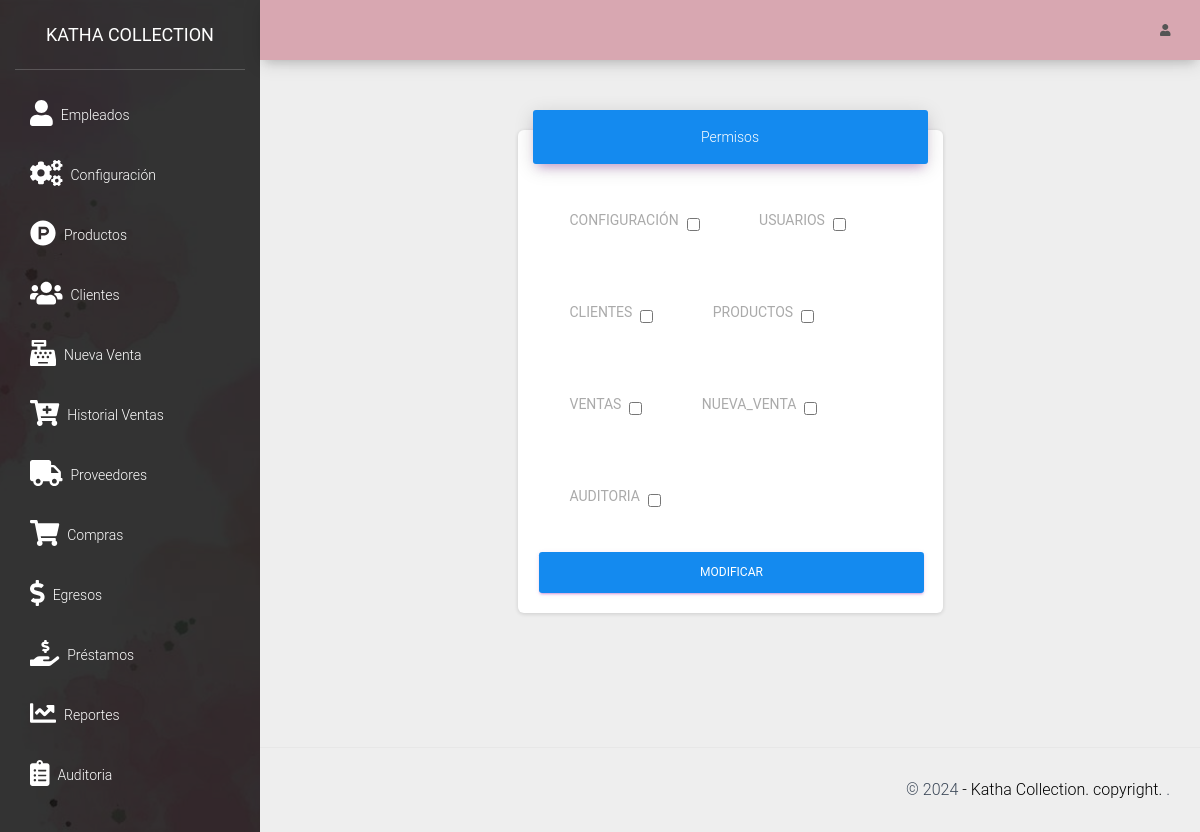
The page /src/rol.php?id=1 (signed in) on the database its author committed.
### tables this page shows
CREATE TABLE `permisos` (
  `id` int(11) NOT NULL,
  `nombre` varchar(30) NOT NULL
);

### src/rol.php (the view, shortened to what this page needs)
<?php
require_once "../conexion.php";
$sqlpermisos = mysqli_query($conexion, "SELECT * FROM permisos");
$datos = array();
include_once "includes/header.php";
?>
<div class="row">
    <div class="col-md-6 mx-auto">
        <div class="card shadow-lg">
            <div class="card-header card-header-primary text-center" style="background: #148aef">
                Permisos
            </div>
            <div class="card-body">
                <form method="post" action="">
                    <?php while ($row = mysqli_fetch_assoc($sqlpermisos)) { ?>
                        <div class="form-check form-check-inline m-4">
                            <label for="permisos" class="p-2 text-uppercase"><?php echo $row['nombre']; ?></label>
                            <input id="permisos" type="checkbox" name="permisos[]" value="<?php echo $row['id']; ?>" <?php
                                                                                                                        if (isset($datos[$row['id']])) {
                                                                                                                            echo "checked";
                                                                                                                        }
                                                                                                                        ?>>
                        </div>
                    <?php } ?>
                    <br>
                    <button class="btn btn-primary btn-block" type="submit" style="background: #148aef">Modificar</button>
                </form>
            </div>
        </div>
    </div>
</div>
<?php include_once "includes/footer.php"; ?>

### rows shown on the page
permisos: nombre "CONFIGURACIÓN"
permisos: nombre "USUARIOS"
permisos: nombre "CLIENTES"
permisos: nombre "PRODUCTOS"
permisos: nombre "VENTAS"
permisos: nombre "NUEVA_VENTA"
permisos: nombre "AUDITORIA"
